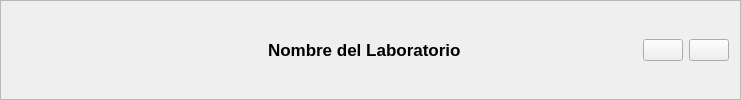
           <widget class="QFrame" name="frame_5">
            <property name="frameShape">
             <enum>QFrame::StyledPanel</enum>
            </property>
            <property name="frameShadow">
             <enum>QFrame::Raised</enum>
            </property>
            <layout class="QHBoxLayout" name="horizontalLayout_4">
             <item>
              <spacer name="horizontalSpacer_7">
               <property name="orientation">
                <enum>Qt::Horizontal</enum>
               </property>
               <property name="sizeHint" stdset="0">
                <size>
                 <width>256</width>
                 <height>20</height>
                </size>
               </property>
              </spacer>
             </item>
             <item>
              <widget class="QLabel" name="nombre_lab">
               <property name="font">
                <font>
                 <family>Arial</family>
                 <pointsize>13</pointsize>
                 <weight>75</weight>
                 <bold>true</bold>
                </font>
               </property>
               <property name="text">
                <string>Nombre del Laboratorio</string>
               </property>
              </widget>
             </item>
             <item>
              <spacer name="horizontalSpacer_8">
               <property name="orientation">
                <enum>Qt::Horizontal</enum>
               </property>
               <property name="sizeHint" stdset="0">
                <size>
                 <width>176</width>
                 <height>20</height>
                </size>
               </property>
              </spacer>
             </item>
             <item>
              <widget class="QPushButton" name="bt_copiar">
               <property name="text">
                <string/>
               </property>
               <property name="icon">
                <iconset>
                 <normaloff>icons/file-text.svg</normaloff>icons/file-text.svg</iconset>
               </property>
              </widget>
             </item>
             <item>
              <widget class="QPushButton" name="bt_actualizar">
               <property name="text">
                <string/>
               </property>
               <property name="icon">
                <iconset>
                 <normaloff>icons/refresh-ccw.svg</normaloff>icons/refresh-ccw.svg</iconset>
               </property>
              </widget>
             </item>
            </layout>
           </widget>
